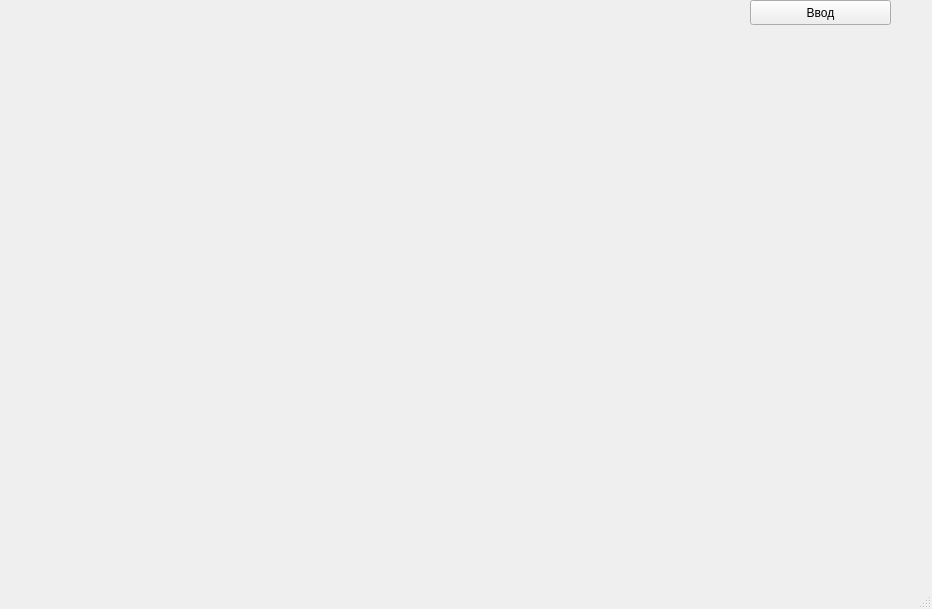
<?xml version="1.0" encoding="UTF-8"?>
<ui version="4.0">
 <class>MainWindow</class>
 <widget class="QMainWindow" name="MainWindow">
  <property name="geometry">
   <rect>
    <x>0</x>
    <y>0</y>
    <width>932</width>
    <height>609</height>
   </rect>
  </property>
  <property name="windowTitle">
   <string>MainWindow</string>
  </property>
  <widget class="QWidget" name="centralwidget">
   <property name="sizePolicy">
    <sizepolicy hsizetype="Preferred" vsizetype="Preferred">
     <horstretch>0</horstretch>
     <verstretch>0</verstretch>
    </sizepolicy>
   </property>
   <widget class="QWidget" name="verticalLayoutWidget">
    <property name="geometry">
     <rect>
      <x>0</x>
      <y>0</y>
      <width>701</width>
      <height>471</height>
     </rect>
    </property>
    <layout class="QVBoxLayout" name="verticalLayout">
     <property name="sizeConstraint">
      <enum>QLayout::SetDefaultConstraint</enum>
     </property>
     <item>
      <widget class="QLabel" name="label">
       <property name="font">
        <font>
         <pointsize>12</pointsize>
        </font>
       </property>
       <property name="text">
        <string/>
       </property>
      </widget>
     </item>
     <item>
      <widget class="QLabel" name="label_2">
       <property name="font">
        <font>
         <pointsize>12</pointsize>
        </font>
       </property>
       <property name="text">
        <string/>
       </property>
      </widget>
     </item>
     <item>
      <widget class="QLabel" name="label_3">
       <property name="font">
        <font>
         <pointsize>12</pointsize>
        </font>
       </property>
       <property name="text">
        <string/>
       </property>
      </widget>
     </item>
     <item>
      <widget class="QLabel" name="label_4">
       <property name="font">
        <font>
         <pointsize>12</pointsize>
        </font>
       </property>
       <property name="text">
        <string/>
       </property>
      </widget>
     </item>
     <item>
      <widget class="QLabel" name="label_5">
       <property name="font">
        <font>
         <pointsize>12</pointsize>
        </font>
       </property>
       <property name="text">
        <string/>
       </property>
      </widget>
     </item>
    </layout>
   </widget>
   <widget class="QPushButton" name="pushButton">
    <property name="geometry">
     <rect>
      <x>750</x>
      <y>0</y>
      <width>141</width>
      <height>25</height>
     </rect>
    </property>
    <property name="text">
     <string>Ввод</string>
    </property>
   </widget>
  </widget>
  <widget class="QMenuBar" name="menubar">
   <property name="geometry">
    <rect>
     <x>0</x>
     <y>0</y>
     <width>932</width>
     <height>22</height>
    </rect>
   </property>
  </widget>
  <widget class="QStatusBar" name="statusbar"/>
 </widget>
 <resources/>
 <connections/>
</ui>
